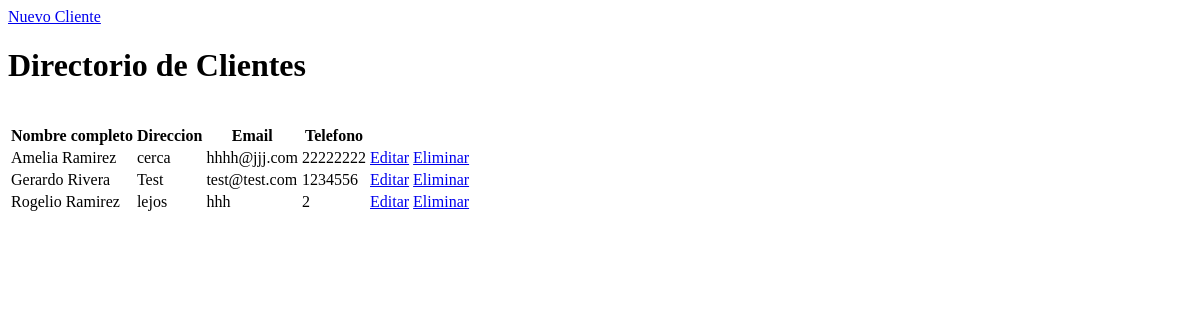
Screenshot of /core/app/view/clients-view.php with the database file from the repository.
### tables this page shows
CREATE TABLE `person` (
  `id` int(11) NOT NULL AUTO_INCREMENT,
  `image` varchar(255) DEFAULT NULL,
  `name` varchar(255) DEFAULT NULL,
  `lastname` varchar(50) DEFAULT NULL,
  `company` varchar(50) DEFAULT NULL,
  `address1` varchar(50) DEFAULT NULL,
  `address2` varchar(50) DEFAULT NULL,
  `phone1` varchar(50) DEFAULT NULL,
  `phone2` varchar(50) DEFAULT NULL,
  `email1` varchar(50) DEFAULT NULL,
  `email2` varchar(50) DEFAULT NULL,
  `kind` int(11) DEFAULT NULL,
  `created_at` datetime DEFAULT NULL,
  PRIMARY KEY (`id`)
);

### core/controller/Executor.php (called while the page is built, shortened)
<?php
class Executor {
	public static function doit($sql){
		$con = Database::getCon();
		return array($con->query($sql),$con->insert_id);
	}
}
?>

### core/app/model/PersonData.php (called while the page is built, shortened)
<?php
class PersonData {
	public static $tablename = "person";
	public static function getClients(){
		$sql = "select * from ".self::$tablename." where kind=1 order by name,lastname";
		$query = Executor::doit($sql);
		$array = array();
		$cnt = 0;
		while($r = $query[0]->fetch_array()){
			$array[$cnt] = new PersonData();
			$array[$cnt]->id = $r['id'];
			$array[$cnt]->name = $r['name'];
			$array[$cnt]->lastname = $r['lastname'];
			$array[$cnt]->email1 = $r['email1'];
			$array[$cnt]->phone1 = $r['phone1'];
			$array[$cnt]->address1 = $r['address1'];
			$array[$cnt]->created_at = $r['created_at'];
			$cnt++;
		}
		return $array;
	}
}
?>

### core/app/view/clients-view.php (the view, shortened to what this page needs)
<div class="row">
	<div class="col-md-12">
		<div class="btn-group pull-right">
			<a href="index.php?view=newclient" class="btn btn-default"><i class=''></i> Nuevo Cliente</a>
		</div>
		<h1>Directorio de Clientes</h1>
		<br>
		<?php
			$users = PersonData::getClients();
		?>
		<link rel="stylesheet" type="text/css" href="plugins/datatables/jquery.dataTables.css">
		<table id="table_id" class="table table-bordered table-hover display">
			<thead>
				<th>Nombre completo</th>
				<th>Direccion</th>
				<th>Email</th>
				<th>Telefono</th>
				<th></th>
			</thead>
			<tbody>
			<?php
				foreach($users as $user):
			?>
				<tr>
				<td><?php echo $user->name." ".$user->lastname; ?></td>
				<td><?php echo $user->address1; ?></td>
				<td><?php echo $user->email1; ?></td>
				<td><?php echo $user->phone1; ?></td>
				<td style="width:130px;">
				<a href="index.php?view=editclient&id=<?php echo $user->id;?>" class="btn btn-warning btn-xs">Editar</a>
				<a href="index.php?view=delclient&id=<?php echo $user->id;?>" class="btn btn-danger btn-xs">Eliminar</a>
				</td>
				</tr>
			<?php endforeach;?>
			</tbody>
		</table>
	</div>
</div>

### rows the page displays
person: name "Amelia", lastname "Ramirez", address1 "cerca", email1 "hhhh@jjj.com", phone1 "22222222"
person: name "Gerardo", lastname "Rivera", address1 "Test", email1 "test@test.com", phone1 "1234556"
person: name "Rogelio", lastname "Ramirez", address1 "lejos", email1 "hhh", phone1 "2"
